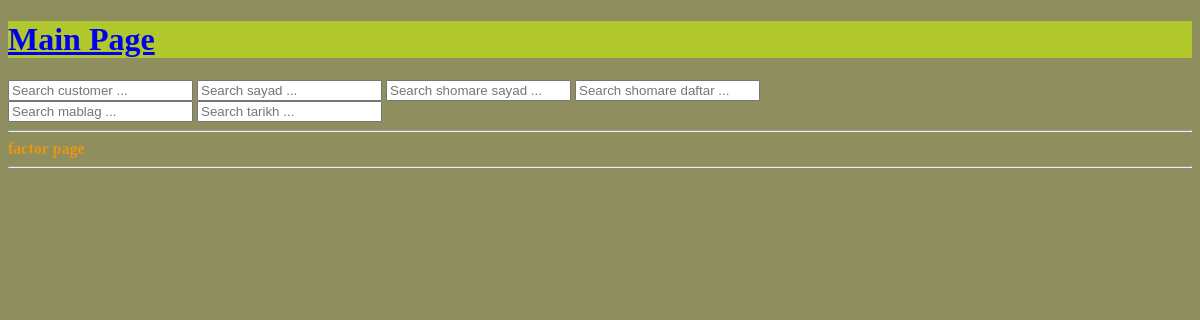
Before: /factor/home/ with the older database file.
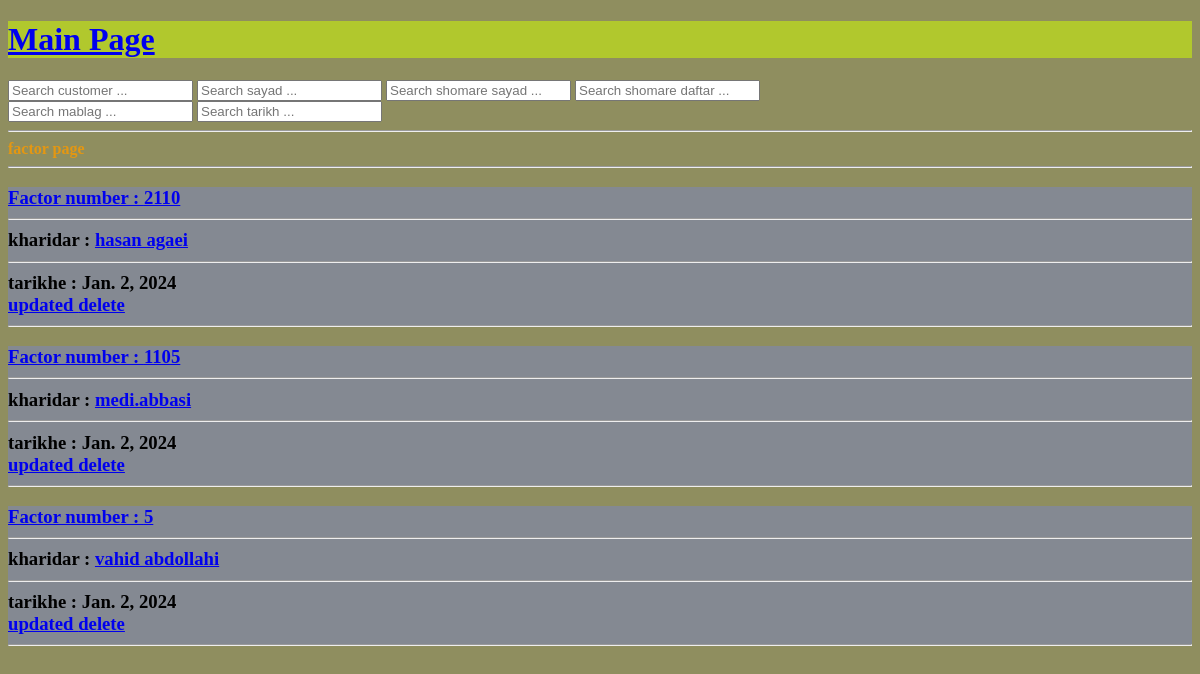
After: the same page with the newer database file.
### factor0/models.py (models this page shows, shortened)
class Foroosh(models.Model):
    shomare_factor = models.IntegerField(blank=True, null=True)
    kharidar = models.ForeignKey(Moshtary, on_delete=models.SET_NULL, blank=True, null=True)
    tage = models.ManyToManyField(Tage, null=True, blank=True)
    tarikhe_foroosh = models.DateField(auto_now_add=True)
    updated = models.DateField(auto_now=True)
    total = models.DecimalField(max_digits=6, decimal_places=2, blank=True, null=True, default=240)
    class Meta:
        ordering = ['-shomare_factor', ]

### customer0/models.py (models this page shows)
class Moshtary(models.Model):
    name = models.CharField(max_length=50)
    kode_meli = models.CharField(max_length=16, blank =True, null = True)
    shomare = models.CharField(max_length=16)
    address = models.TextField()
    sagfe_etebar = models.CharField(max_length=16)
    class Meta:
        ordering = ['-name', ]
    def __str__(self) -> str:
        return self.name[0:50]

### factor0/views.py (the view)
# urls.py: path('home/', views.kole_factor_ha, name='home'),
def kole_factor_ha(request):
    factors = Foroosh.objects.all()
    factor_count = factors.count()
    content = ({'factors': factors, 'factor_count':factor_count})
    return render(request, 'factor0/home.html', content)

### factor0/templates/factor0/home.html
{% extends 'main.html' %}
{% block content %}
<span style="color:rgb(228, 151, 18);font-weight:bold">factor page</span><hr>
<div class="home-container">
    {% for factor in factors %}
        <h3 style="background-color:#848992;">
        <a href = "{% url 'factor:profile' factor.id %}"> Factor number : {{factor.shomare_factor}} </a> <hr>
        kharidar :  <a href = "{% url 'customer:profile' factor.kharidar.id %}"> {{factor.kharidar}} </a> <hr>
        tarikhe : {{factor.tarikhe_foroosh}} <br>
        <a href = "{% url 'factor:update' factor.id %}"> updated  </a>
        <a href = "{% url 'factor:delete' factor.id %}"> delete  </a> <hr>
        </h3>
    {% endfor %}
</div>
{% endblock content %}

### templates/main.html (shortened to what this page needs)
<!DOCTYPE html>
<html>
<head>
</head>
<body>
    {% include 'navbar.html' %}
    {% block content %}
    {% endblock content %}
</body>
</html>

### templates/navbar.html (shortened to what this page needs)
<body style="background-color:#8f8e5f">
<h1 style="background-color:#b1c82d;">  <a href= "/"> Main Page </a> </h1>
<form method="GET" action="">
    <input type="text" name="customer" placeholder="Search customer ...  ">
    <input type="text" name="sayad" placeholder="Search sayad ...  ">
    <input type="text" name="sayad" placeholder="Search shomare sayad ...  ">
    <input type="text" name="daftar" placeholder="Search shomare daftar ...  "><br>
    <input type="text" name="mablag" placeholder="Search mablag ...  ">
    <input type="text" name="tarikh" placeholder="Search tarikh ...  ">
</form><hr>

Changed rows visible on the page:
added Foroosh: shomare_factor "2110", kharidar "hasan agaei", tarikhe_foroosh "Jan. 2, 2024"
added Foroosh: shomare_factor "1105", kharidar "medi.abbasi", tarikhe_foroosh "Jan. 2, 2024"
added Foroosh: shomare_factor "5", kharidar "vahid abdollahi", tarikhe_foroosh "Jan. 2, 2024"
